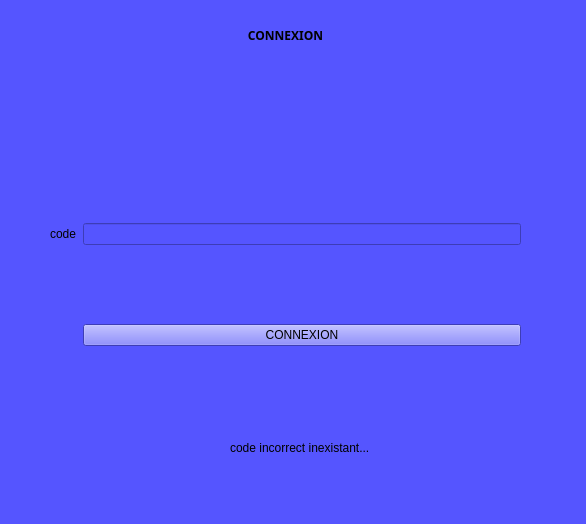
<?xml version="1.0" encoding="UTF-8"?>
<ui version="4.0">
 <class>Form</class>
 <widget class="QWidget" name="Form">
  <property name="geometry">
   <rect>
    <x>0</x>
    <y>0</y>
    <width>586</width>
    <height>524</height>
   </rect>
  </property>
  <property name="windowTitle">
   <string>Form</string>
  </property>
  <property name="styleSheet">
   <string notr="true">background-color: rgb(85, 85, 255);</string>
  </property>
  <widget class="QLabel" name="label">
   <property name="geometry">
    <rect>
     <x>130</x>
     <y>20</y>
     <width>311</width>
     <height>31</height>
    </rect>
   </property>
   <property name="font">
    <font>
     <family>Arial Black</family>
     <bold>true</bold>
    </font>
   </property>
   <property name="text">
    <string>CONNEXION</string>
   </property>
   <property name="alignment">
    <set>Qt::AlignCenter</set>
   </property>
   <property name="wordWrap">
    <bool>false</bool>
   </property>
  </widget>
  <widget class="QWidget" name="layoutWidget">
   <property name="geometry">
    <rect>
     <x>50</x>
     <y>150</y>
     <width>471</width>
     <height>271</height>
    </rect>
   </property>
   <layout class="QGridLayout" name="gridLayout">
    <item row="0" column="1">
     <widget class="QLineEdit" name="lmot"/>
    </item>
    <item row="0" column="0">
     <widget class="QLabel" name="motP">
      <property name="text">
       <string>code</string>
      </property>
     </widget>
    </item>
    <item row="1" column="1">
     <widget class="QPushButton" name="bouton">
      <property name="autoFillBackground">
       <bool>false</bool>
      </property>
      <property name="text">
       <string>CONNEXION</string>
      </property>
     </widget>
    </item>
   </layout>
  </widget>
  <widget class="QLabel" name="label_2">
   <property name="geometry">
    <rect>
     <x>230</x>
     <y>440</y>
     <width>151</width>
     <height>16</height>
    </rect>
   </property>
   <property name="text">
    <string>code incorrect inexistant...</string>
   </property>
  </widget>
 </widget>
 <resources/>
 <connections/>
</ui>
